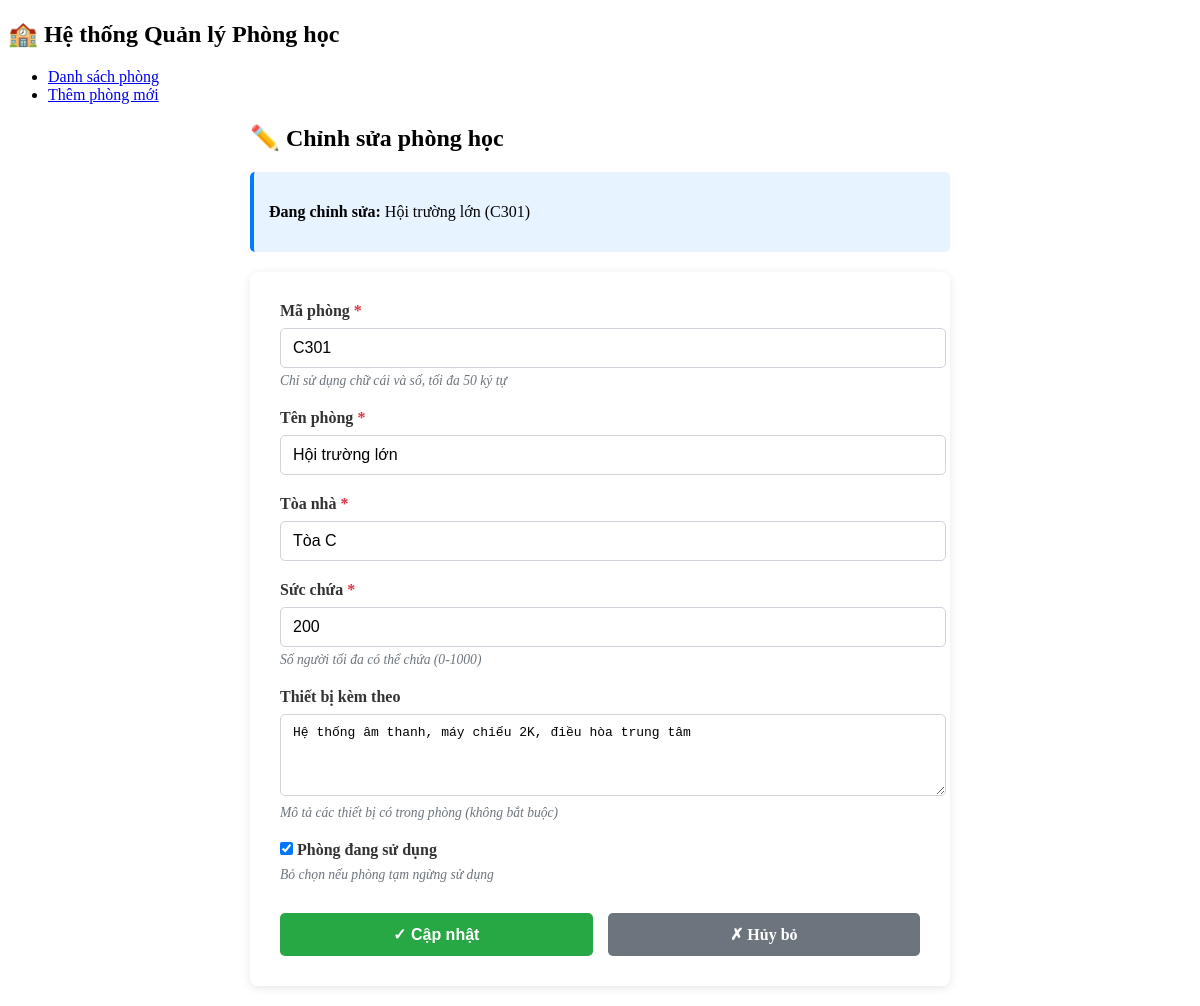
Screenshot of /index.php?action=edit&id=5 with the database file from the repository.
### tables this page shows
CREATE TABLE IF NOT EXISTS rooms (
    id INT AUTO_INCREMENT PRIMARY KEY,
    code VARCHAR(50) NOT NULL UNIQUE COMMENT 'Mã phòng (VD: P101, A201)',
    name VARCHAR(120) NOT NULL COMMENT 'Tên phòng học',
    capacity INT NOT NULL DEFAULT 0 COMMENT 'Sức chứa (số người)',
    building VARCHAR(80) NOT NULL COMMENT 'Tòa nhà (VD: Tòa A, Tòa B)',
    equipment TEXT NULL COMMENT 'Thiết bị kèm theo (máy chiếu, máy lạnh...)',
    is_active TINYINT(1) NOT NULL DEFAULT 1 COMMENT 'Trạng thái: 1=Đang dùng, 0=Ngừng dùng',
    created_at TIMESTAMP DEFAULT CURRENT_TIMESTAMP,
    updated_at TIMESTAMP DEFAULT CURRENT_TIMESTAMP ON UPDATE CURRENT_TIMESTAMP,
    INDEX idx_code (code),
    INDEX idx_is_active (is_active)
);

### controllers/RoomController.php (called while the page is built, shortened)
<?php
class RoomController {
    private $roomModel;
    public function __construct() {
        $this->roomModel = new Room();
    }
    public function edit() {
        $roomId = (int)($_GET['id'] ?? 0);
        $roomData = $this->roomModel->getRoomById($roomId);
        $errors = [];
        require_once 'views/rooms/edit.php';
    }
}

### config/database.php (called while the page is built, shortened)
<?php
function getDatabase() {
    static $pdo = null;
    if ($pdo === null) {
        try {
            $dsn = sprintf(
                "mysql:host=%s;dbname=%s;charset=%s",
                DB_HOST,
                DB_NAME,
                DB_CHARSET
            );
            $options = [
                PDO::ATTR_ERRMODE => PDO::ERRMODE_EXCEPTION,
                PDO::ATTR_DEFAULT_FETCH_MODE => PDO::FETCH_ASSOC,
                PDO::ATTR_EMULATE_PREPARES => false,
            ];
            $pdo = new PDO($dsn, DB_USER, DB_PASS, $options);
        } catch (PDOException $e) {
            die("Lỗi kết nối database: " . $e->getMessage());
        }
    }
    return $pdo;
}

### models/Room.php (called while the page is built, shortened)
<?php
class Room {
    private $db;
    public function __construct() {
        $this->db = getDatabase();
    }
    public function getRoomById($roomId) {
        $sql = "SELECT * FROM rooms WHERE id = ?";
        $stmt = $this->db->prepare($sql);
        $stmt->execute([$roomId]);
        return $stmt->fetch();
    }
}

### helpers/functions.php (called while the page is built, shortened)
<?php
function escapeHtml($string) {
    return htmlspecialchars($string ?? '', ENT_QUOTES, 'UTF-8');
}

### views/rooms/edit.php (the view, shortened to what this page needs)
<?php
require_once 'views/layout/header.php';
?>
<div class="form-page">
    <h2>✏️ Chỉnh sửa phòng học</h2>
    <div class="info-box">
        <p><strong>Đang chỉnh sửa:</strong> <?= escapeHtml($roomData['name']) ?> (<?= escapeHtml($roomData['code']) ?>)</p>
    </div>
    <form method="POST" action="index.php?action=update" class="room-form">
        <div class="form-group <?= !empty($errors['code']) ? 'has-error' : '' ?>">
            <label for="code">
                Mã phòng <span class="required">*</span>
            </label>
            <input
                type="text"
                id="code"
                name="code"
                value="<?= escapeHtml($roomData['code']) ?>"
                placeholder="Ví dụ: P101, A201, B305"
                required
                maxlength="50"
            >
            <small class="form-hint">Chỉ sử dụng chữ cái và số, tối đa 50 ký tự</small>
        </div>
        <div class="form-group <?= !empty($errors['name']) ? 'has-error' : '' ?>">
            <label for="name">
                Tên phòng <span class="required">*</span>
            </label>
            <input
                type="text"
                id="name"
                name="name"
                value="<?= escapeHtml($roomData['name']) ?>"
                placeholder="Ví dụ: Phòng thí nghiệm Hóa học"
                required
                maxlength="120"
            >
        </div>
        <div class="form-group <?= !empty($errors['building']) ? 'has-error' : '' ?>">
            <label for="building">
                Tòa nhà <span class="required">*</span>
            </label>
            <input
                type="text"
                id="building"
                name="building"
                value="<?= escapeHtml($roomData['building']) ?>"
                placeholder="Ví dụ: Tòa A, Tòa B, Tòa C"
                required
                maxlength="80"
            >
        </div>
        <div class="form-group <?= !empty($errors['capacity']) ? 'has-error' : '' ?>">
            <label for="capacity">
                Sức chứa <span class="required">*</span>
            </label>
            <input
                type="number"
                id="capacity"
                name="capacity"
                value="<?= escapeHtml($roomData['capacity']) ?>"
                min="0"
                max="1000"
                required
            >
            <small class="form-hint">Số người tối đa có thể chứa (0-1000)</small>
        </div>
        <div class="form-group <?= !empty($errors['equipment']) ? 'has-error' : '' ?>">
            <label for="equipment">
                Thiết bị kèm theo
            </label>
            <textarea
                id="equipment"
                name="equipment"
                rows="4"
                placeholder="Ví dụ: Máy chiếu, máy lạnh, bảng thông minh, micro..."
                maxlength="1000"
            ><?= escapeHtml($roomData['equipment']) ?></textarea>
            <small class="form-hint">Mô tả các thiết bị có trong phòng (không bắt buộc)</small>
        </div>
        <div class="form-group">
            <label class="checkbox-label">
                <input
                    type="checkbox"
                    name="is_active"
                    value="1"
                    <?= $roomData['is_active'] ? 'checked' : '' ?>
                >
                <span>Phòng đang sử dụng</span>
            </label>
            <small class="form-hint">Bỏ chọn nếu phòng tạm ngừng sử dụng</small>
        </div>
        <div class="form-actions">
            <button type="submit" class="btn-submit">
                ✓ Cập nhật
            </button>
            <a href="index.php" class="btn-cancel">
                ✗ Hủy bỏ
            </a>
        </div>
    </form>
</div>

### public/css/style.css (style rules this page uses)
.form-page { max-width: 700px; margin: 0 auto; }
.room-form { background-color: white; padding: 30px; border-radius: 8px; box-shadow: 0 2px 10px rgba(0,0,0,0.1); }
.form-group { margin-bottom: 20px; }
.form-group label { display: block; font-weight: 600; margin-bottom: 8px; color: #333; }
.form-group input[type="text"], .form-group input[type="number"], .form-group textarea { width: 100%; padding: 10px 12px; border: 1px solid #ced4da; border-radius: 5px; font-size: 1em; transition: border-color 0.3s; }
.required { color: #dc3545; }
.form-hint { display: block; color: #6c757d; font-size: 0.85em; margin-top: 5px; font-style: italic; }
.checkbox-label { display: flex; align-items: center; gap: 10px; cursor: pointer; }
.checkbox-label input[type="checkbox"] { width: auto; margin: 0; }
.info-box { background-color: #e7f3ff; border-left: 4px solid #007bff; padding: 15px; margin-bottom: 20px; border-radius: 5px; }
.form-actions { display: flex; gap: 15px; margin-top: 30px; }
.btn-submit { flex: 1; background-color: #28a745; color: white; border: none; padding: 12px 24px; border-radius: 5px; font-size: 1em; font-weight: 600; cursor: pointer; transition: background-color 0.3s; }
.btn-cancel { flex: 1; background-color: #6c757d; color: white !important; border: none; padding: 12px 24px; border-radius: 5px; font-size: 1em; font-weight: 600; text-align: center; text-decoration: none; transition: background-color 0.3s; }

### rows the page displays
rooms: name "Hội trường lớn", code "C301", building "Tòa C", capacity "200", equipment "Hệ thống âm thanh, máy chiếu 2K, điều hòa trung tâm", is_active "☑"
